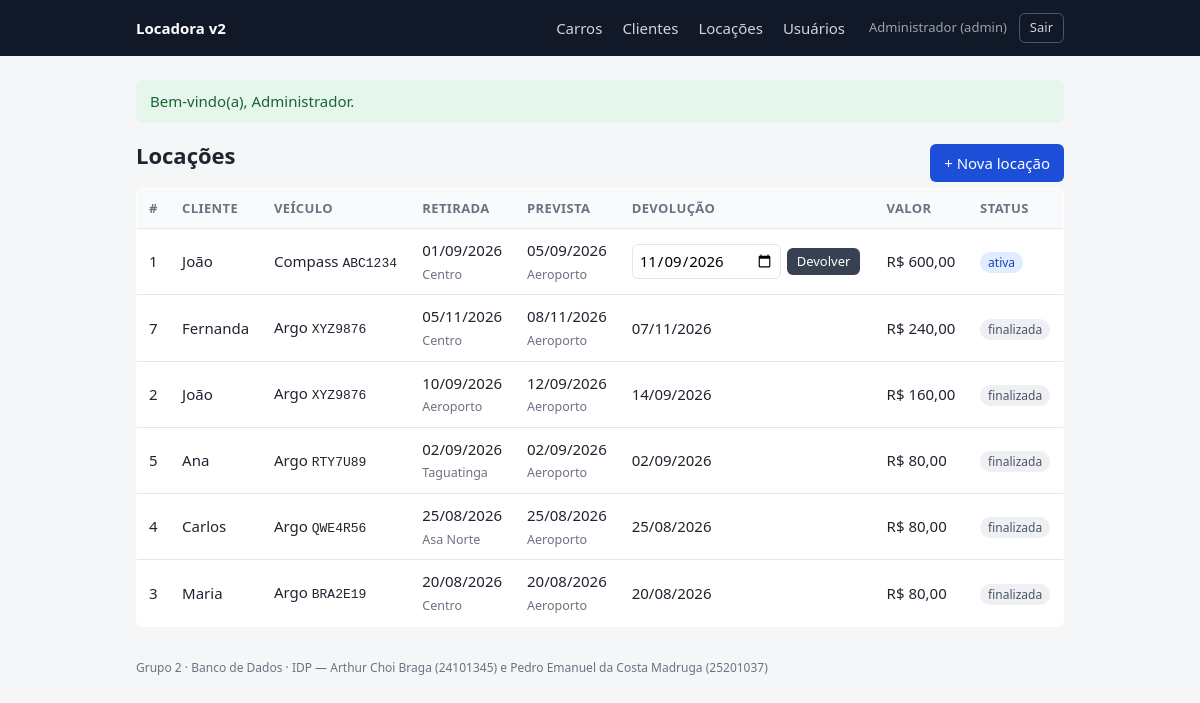
Page /locacoes (signed in) on the committed database.
### tables this page shows
CREATE TABLE `Locacao` (
  `id` int NOT NULL AUTO_INCREMENT,
  `id_cliente` int NOT NULL,
  `id_veiculo` int NOT NULL,
  `id_filial_retirada` int NOT NULL,
  `id_filial_devolucao` int NOT NULL,
  `data_retirada` date NOT NULL,
  `data_prevista` date NOT NULL,
  `data_real` date DEFAULT NULL,
  `valor_total` decimal(10,2) NOT NULL DEFAULT '0.00',
  `status` varchar(20) NOT NULL DEFAULT 'ativa',
  PRIMARY KEY (`id`),
  KEY `id_cliente` (`id_cliente`),
  KEY `id_veiculo` (`id_veiculo`),
  KEY `id_filial_retirada` (`id_filial_retirada`),
  KEY `id_filial_devolucao` (`id_filial_devolucao`),
  KEY `idx_locacao_data_retirada` (`data_retirada`),
  CONSTRAINT `locacao_ibfk_1` FOREIGN KEY (`id_cliente`) REFERENCES `Cliente` (`id`),
  CONSTRAINT `locacao_ibfk_2` FOREIGN KEY (`id_veiculo`) REFERENCES `Veiculo` (`id`),
  CONSTRAINT `locacao_ibfk_3` FOREIGN KEY (`id_filial_retirada`) REFERENCES `Filial` (`id`),
  CONSTRAINT `locacao_ibfk_4` FOREIGN KEY (`id_filial_devolucao`) REFERENCES `Filial` (`id`),
  CONSTRAINT `chk_datas_previstas` CHECK ((`data_prevista` >= `data_retirada`)),
  CONSTRAINT `chk_datas_reais` CHECK (((`data_real` is null) or (`data_real` >= `data_retirada`))),
  CONSTRAINT `chk_valor_total` CHECK ((`valor_total` >= 0))
);

CREATE TABLE `Cliente` (
  `id` int NOT NULL AUTO_INCREMENT,
  `nome` varchar(100) NOT NULL,
  `cpf` varchar(14) NOT NULL,
  PRIMARY KEY (`id`),
  UNIQUE KEY `cpf` (`cpf`)
);

CREATE TABLE `Veiculo` (
  `id` int NOT NULL AUTO_INCREMENT,
  `placa` varchar(10) NOT NULL,
  `modelo` varchar(50) NOT NULL,
  `id_categoria` int NOT NULL,
  `status` varchar(20) NOT NULL DEFAULT 'disponivel',
  `deleted_at` datetime DEFAULT NULL,
  PRIMARY KEY (`id`),
  UNIQUE KEY `placa` (`placa`),
  KEY `idx_veiculo_categoria` (`id_categoria`),
  CONSTRAINT `veiculo_ibfk_1` FOREIGN KEY (`id_categoria`) REFERENCES `Categoria` (`id`),
  CONSTRAINT `chk_veiculo_status` CHECK ((`status` in (_utf8mb4'disponivel',_utf8mb4'locado')))
);

CREATE TABLE `Filial` (
  `id` int NOT NULL,
  `nome` varchar(100) NOT NULL,
  `cidade` varchar(50) NOT NULL,
  PRIMARY KEY (`id`)
);

### core/helpers.php (called while the page is built, shortened)
<?php
function e($valor): string {
    return htmlspecialchars((string) $valor, ENT_QUOTES, 'UTF-8');
}
function url(string $caminho, array $query = []): string {
    $url = BASE_URL . $caminho;
    return $query ? $url . '?' . http_build_query($query) : $url;
}
function view(string $nome, array $dados = []): void {
    extract($dados);
    require __DIR__ . '/../views/layout/header.php';
    require __DIR__ . '/../views/' . $nome . '.php';
    require __DIR__ . '/../views/layout/footer.php';
}

### controllers/LocacaoController.php (called while the page is built, shortened)
<?php
class LocacaoController {
    private LocacaoModel $locacoes;
    public function __construct() {
        $this->locacoes = new LocacaoModel();
    }
    public function index(): void {
        view('locacoes/index', ['titulo' => 'Locações', 'locacoes' => $this->locacoes->listar()]);
    }
}

### public/index.php (called while the page is built, shortened)
<?php
require_once __DIR__ . '/../config/database.php';
require_once __DIR__ . '/../core/helpers.php';
$rotas = [
    'GET /login'              => [AuthController::class, 'formulario', 'publico'],
    'POST /login'             => [AuthController::class, 'entrar', 'publico'],
    'POST /logout'            => [AuthController::class, 'sair', 'login'],
    'GET /carros'             => [CarroController::class, 'index', 'login'],
    'GET /carros/novo'        => [CarroController::class, 'criar', 'login'],
    'POST /carros/salvar'     => [CarroController::class, 'salvar', 'login'],
    'GET /carros/editar'      => [CarroController::class, 'editar', 'login'],
    'POST /carros/atualizar'  => [CarroController::class, 'atualizar', 'login'],
    'POST /carros/excluir'    => [CarroController::class, 'excluir', 'admin'],
    'GET /clientes'            => [ClienteController::class, 'index', 'login'],
    'GET /clientes/novo'       => [ClienteController::class, 'criar', 'login'],
    'POST /clientes/salvar'    => [ClienteController::class, 'salvar', 'login'],
    'GET /clientes/editar'     => [ClienteController::class, 'editar', 'login'],
    'POST /clientes/atualizar' => [ClienteController::class, 'atualizar', 'login'],
    'POST /clientes/excluir'   => [ClienteController::class, 'excluir', 'admin'],
    'GET /locacoes'           => [LocacaoController::class, 'index', 'login'],
    'GET /locacoes/nova'      => [LocacaoController::class, 'criar', 'login'],
    'POST /locacoes/salvar'   => [LocacaoController::class, 'salvar', 'login'],
    'POST /locacoes/devolver' => [LocacaoController::class, 'devolver', 'login'],
    'GET /usuarios'           => [UsuarioController::class, 'index', 'admin'],
    'GET /usuarios/novo'      => [UsuarioController::class, 'criar', 'admin'],
    'POST /usuarios/salvar'   => [UsuarioController::class, 'salvar', 'admin'],
];
$caminho = parse_url($_SERVER['REQUEST_URI'] ?? '/', PHP_URL_PATH) ?: '/';
$caminho = rtrim($caminho, '/') ?: '/';
$metodoHttp = $_SERVER['REQUEST_METHOD'] ?? 'GET';
$chave = ($metodoHttp === 'HEAD' ? 'GET' : $metodoHttp) . ' ' . $caminho;
[$controller, $metodo, $acesso] = $rotas[$chave];
try {
    (new $controller())->$metodo();
} catch (Throwable $e) {
    registrar_erro($e);
    http_response_code(500);
    view('erros/500', ['titulo' => 'Erro']);
}

### models/LocacaoModel.php (called while the page is built, shortened)
<?php
class LocacaoModel {
    private PDO $pdo;
    public function __construct() {
        $this->pdo = getConnection();
    }
    public function listar(): array {
        $stmt = $this->pdo->prepare(
            'SELECT l.id, c.nome AS cliente, v.modelo, v.placa,
                    fr.nome AS filial_retirada, fd.nome AS filial_devolucao,
                    l.data_retirada, l.data_prevista, l.data_real, l.valor_total, l.status
             FROM Locacao l
             JOIN Cliente c  ON c.id  = l.id_cliente
             JOIN Veiculo v  ON v.id  = l.id_veiculo
             JOIN Filial  fr ON fr.id = l.id_filial_retirada
             JOIN Filial  fd ON fd.id = l.id_filial_devolucao
             ORDER BY l.data_real IS NULL DESC, l.data_retirada DESC, l.id DESC'
        );
        $stmt->execute();
        return $stmt->fetchAll();
    }
}

### config/database.php (called while the page is built, shortened)
<?php
function getConnection(): PDO {
    static $pdo = null;
    if ($pdo === null) {
        $dsn = 'mysql:host=' . DB_HOST . ';dbname=' . DB_NAME . ';charset=utf8mb4';
        $pdo = new PDO($dsn, DB_USER, DB_PASS, [
            PDO::ATTR_ERRMODE            => PDO::ERRMODE_EXCEPTION,
            PDO::ATTR_DEFAULT_FETCH_MODE => PDO::FETCH_ASSOC,
            PDO::ATTR_EMULATE_PREPARES   => false,
        ]);
    }
    return $pdo;
}

### views/locacoes/index.php (the view, shortened to what this page needs)
<div class="cabecalho">
    <h1>Locações</h1>
    <a class="botao" href="<?= e(url('/locacoes/nova')) ?>">+ Nova locação</a>
</div>
<table class="tabela">
    <thead>
        <tr><th>#</th><th>Cliente</th><th>Veículo</th><th>Retirada</th><th>Prevista</th><th>Devolução</th><th>Valor</th><th>Status</th></tr>
    </thead>
    <tbody>
    <?php foreach ($locacoes as $l): ?>
        <tr>
            <td><?= e($l['id']) ?></td>
            <td><?= e($l['cliente']) ?></td>
            <td><?= e($l['modelo']) ?> <code><?= e($l['placa']) ?></code></td>
            <td><?= e(date('d/m/Y', strtotime($l['data_retirada']))) ?><br><small><?= e($l['filial_retirada']) ?></small></td>
            <td><?= e(date('d/m/Y', strtotime($l['data_prevista']))) ?><br><small><?= e($l['filial_devolucao']) ?></small></td>
            <td>
                <?php if ($l['data_real'] !== null): ?>
                    <?= e(date('d/m/Y', strtotime($l['data_real']))) ?>
                <?php else: ?>
                    <form class="devolucao" method="post" action="<?= e(url('/locacoes/devolver')) ?>">
                        <input type="date" name="data_real" value="<?= e(date('Y-m-d')) ?>" required>
                        <button class="botao botao--secundario" type="submit">Devolver</button>
                    </form>
                <?php endif; ?>
            </td>
            <td>R$ <?= e(number_format((float) $l['valor_total'], 2, ',', '.')) ?></td>
            <td><span class="selo selo--<?= e($l['status']) ?>"><?= e($l['status']) ?></span></td>
        </tr>
    <?php endforeach; ?>
    </tbody>
</table>

### public/css/style.css (style rules this page uses)
:root { --fundo: #f5f6f8; --superficie: #fff; --texto: #1f2430; --suave: #6b7280; --borda: #e3e6eb; --primaria: #1d4ed8; --primaria-escura: #1e40af; --sucesso-bg: #e7f6ec; --sucesso: #166534; --erro-bg: #fdecec; --erro: #b91c1c; }
* { box-sizing: border-box; }
body { margin: 0; font: 15px/1.5 system-ui, -apple-system, "Segoe UI", sans-serif; background: var(--fundo); color: var(--texto); }
h1 { font-size: 22px; margin: 0 0 16px; }
.cabecalho { display: flex; align-items: center; justify-content: space-between; gap: 12px; }
a { color: var(--primaria); }
.botao { display: inline-block; background: var(--primaria); color: #fff; border: 0; border-radius: 6px; padding: 8px 14px; font: inherit; cursor: pointer; text-decoration: none; }
.botao--secundario { background: #374151; }
input, select { font: inherit; padding: 8px 10px; border: 1px solid var(--borda); border-radius: 6px; background: #fff; width: 100%; }
.tabela { width: 100%; border-collapse: collapse; background: var(--superficie); border: 1px solid var(--borda); border-radius: 8px; overflow: hidden; }
.tabela th, .tabela td { padding: 10px 12px; text-align: left; border-bottom: 1px solid var(--borda); }
.tabela th { background: #f9fafb; font-size: 13px; color: var(--suave); text-transform: uppercase; letter-spacing: .03em; }
.tabela tr:last-child td { border-bottom: 0; }
.selo { font-size: 12px; padding: 2px 8px; border-radius: 999px; }
code { font-size: 13px; }
.devolucao { display: flex; gap: 6px; align-items: center; }
.devolucao input { width: auto; padding: 4px 6px; }
.devolucao .botao { padding: 4px 10px; font-size: 13px; }
.selo--ativa { background: #e0ecff; color: #1e40af; }
.selo--finalizada { background: #eef0f3; color: #4b5563; }
small { color: var(--suave); }

### rows in the picture
locacao: id "1", id_cliente.nome "João", id_veiculo.modelo "Compass", id_veiculo.placa "ABC1234", data_retirada "01/09/2026", id_filial_retirada.nome "Centro", data_prevista "05/09/2026", id_filial_devolucao.nome "Aeroporto", valor_total "600,00", status "ativa"
locacao: id "7", id_cliente.nome "Fernanda", id_veiculo.modelo "Argo", id_veiculo.placa "XYZ9876", data_retirada "05/11/2026", id_filial_retirada.nome "Centro", data_prevista "08/11/2026", id_filial_devolucao.nome "Aeroporto", data_real "07/11/2026", valor_total "240,00", status "finalizada"
locacao: id "2", id_cliente.nome "João", id_veiculo.modelo "Argo", id_veiculo.placa "XYZ9876", data_retirada "10/09/2026", id_filial_retirada.nome "Aeroporto", data_prevista "12/09/2026", data_real "14/09/2026", valor_total "160,00", status "finalizada"
locacao: id "5", id_cliente.nome "Ana", id_veiculo.modelo "Argo", id_veiculo.placa "RTY7U89", data_retirada "02/09/2026", id_filial_retirada.nome "Taguatinga", data_prevista "02/09/2026", id_filial_devolucao.nome "Aeroporto", data_real "02/09/2026", valor_total "80,00", status "finalizada"
locacao: id "4", id_cliente.nome "Carlos", id_veiculo.modelo "Argo", id_veiculo.placa "QWE4R56", data_retirada "25/08/2026", id_filial_retirada.nome "Asa Norte", data_prevista "25/08/2026", id_filial_devolucao.nome "Aeroporto", data_real "25/08/2026", valor_total "80,00", status "finalizada"
locacao: id "3", id_cliente.nome "Maria", id_veiculo.modelo "Argo", id_veiculo.placa "BRA2E19", data_retirada "20/08/2026", id_filial_retirada.nome "Centro", data_prevista "20/08/2026", id_filial_devolucao.nome "Aeroporto", data_real "20/08/2026", valor_total "80,00", status "finalizada"

### other values in the picture
APP_NOME "Locadora v2"
$usuarioLogado['nome'] "Administrador"
$usuarioLogado['perfil'] "admin"
$flash['mensagem'] "Bem-vindo(a), Administrador."
